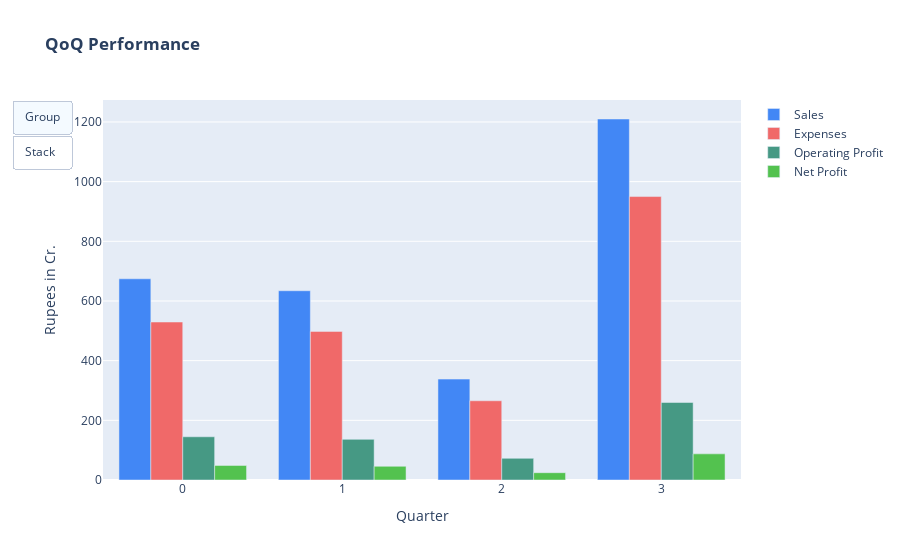

This figure's notebook cell:
### Code cell
fig1 = go.Figure()

x  = temp_df.index
y1 = temp_df['Sales'].astype(float) # Sales Column
y2 = temp_df['Expenses'].astype(float) # Expenses Column
y3 = temp_df['Operating Profit'].astype(float) # Expenses Column
y4 = temp_df['Net Profit'].astype(float) # Expenses Column

fig1.add_trace(go.Bar(x=x, y=y1, name='Sales', marker_color ="#4287f5"))
fig1.add_trace(go.Bar(x=x, y=y2, name='Expenses', marker_color ="#f06969"))
fig1.add_trace(go.Bar(x=x, y=y3, name='Operating Profit', marker_color ="#469984"))
fig1.add_trace(go.Bar(x=x, y=y4, name='Net Profit', marker_color ="#53c24f"))

fig1.update_layout(
        title='<b>QoQ Performance</b>',
        xaxis_title='Quarter',
        yaxis_title='Rupees in Cr.')

updatemenus=[
    dict(
        type="buttons",
        buttons=list([
            dict(
                label="Group",
                method="relayout",
                args=[{"barmode": "group"}]
            ),
            dict(
                label="Stack",
                method="relayout",
                args=[{"barmode": "stack"}]
            )
        ])
    )
]

fig1.update_layout(updatemenus=updatemenus)
fig1.show()

### Figure 1 — Plotly figure (JSON) as saved in the notebook; plotly's stock layout.template omitted (floating-point values rounded to 4 significant figures)
{"data": [{"marker": {"color": "#4287f5"}, "name": "Sales", "type": "bar", "x": [0, 1, 2, 3], "y": [674.3, 634.3, 338.2, 1210.0]}, {"marker": {"color": "#f06969"}, "name": "Expenses", "type": "bar", "x": [0, 1, 2, 3], "y": [529.5, 498.1, 265.5, 950.0]}, {"marker": {"color": "#469984"}, "name": "Operating Profit", "type": "bar", "x": [0, 1, 2, 3], "y": [144.8, 136.2, 72.63, 259.9]}, {"marker": {"color": "#53c24f"}, "name": "Net Profit", "type": "bar", "x": [0, 1, 2, 3], "y": [48.81, 45.91, 24.48, 87.57]}], "layout": {"autosize": true, "barmode": "group", "title": {"text": "<b>QoQ Performance</b>"}, "updatemenus": [{"active": 0, "buttons": [{"args": [{"barmode": "group"}], "label": "Group", "method": "relayout"}, {"args": [{"barmode": "stack"}], "label": "Stack", "method": "relayout"}], "type": "buttons"}], "xaxis": {"autorange": true, "range": [-0.5, 3.5], "title": {"text": "Quarter"}, "type": "linear"}, "yaxis": {"autorange": true, "range": [0, 1274.0], "title": {"text": "Rupees in Cr."}, "type": "linear"}}}
